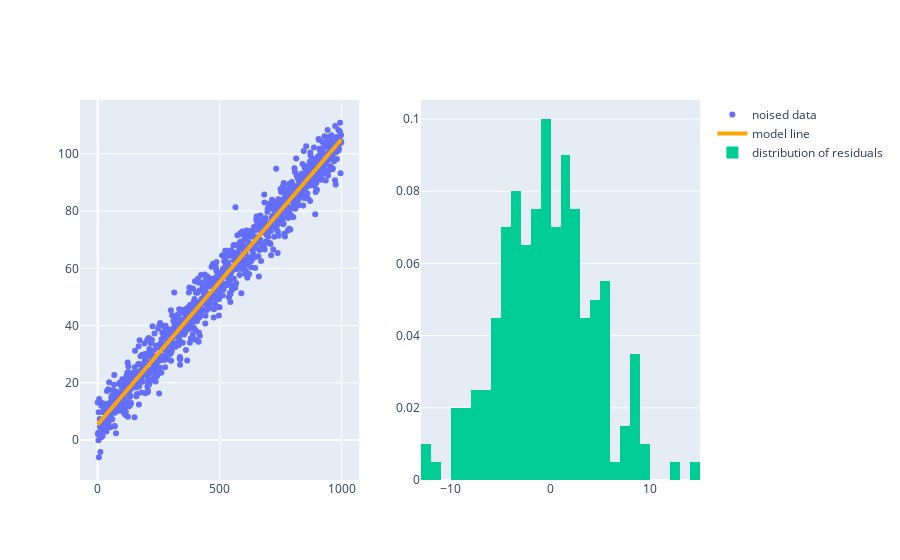

Source (notebook cell):
### Markdown cell above
At 10 bins, the histogram seems to have a shape of a normal distribution, however as the the number of bins are changed a lot of smaller peaks emerge in the data. In the qq plot, it seems like majority of the points do fall on the line. However, along the edges there is deviation from the red line.
 
Similar to the previous case, all the statistical tests fail to conclude if the distribution is normal or not. However the magnitude of the p-value is far larger compared to the last example. Looking at the results of the qq plot and the statistical tests one can conclude that the dataset may be approximately normal. 

Both the examples above demonstrate how much ambiguity is in this type of testing. There might be situations where looking at the histogram the data may seem normal but conducting statistical tests and plotting qq plots can aid in a deeper understanding of the data. 


### Linear regression on a contrived dataset

In this example, a dataset will be generated for linear regression and after a model is fit to it the residuals will be acquired, following this we will as the question, do the residuals follow a normal distribution or not? 

The first code block is to generate and plot data from linear regression.

### Code cell
np.random.seed(1)

# generating x values will values for noise and setting the slope and y intercept 
x = np.arange(0,1000)
noise = np.random.normal(0,5,1000)
slope = 0.1
b = 5.0 

# generating the range of the data
y = (slope*x)+b 
y_noised =  y+noise

# converting data to data frame and plotting in plot express
data = {'x':x, 'y_noised':y_noised} 
lr_data = pd.DataFrame(data)
px.scatter(lr_data, x='x', y='y_noised')

# getting a training and testing set
x_train, x_test, y_train, y_test = train_test_split(x,y_noised, test_size=0.2, random_state=1)


# reshaping arrays for fitting
x_train_shape = x_train.shape[0]
y_train_shape = y_train.shape[0]

x_train_reshaped = x_train.reshape(x_train_shape, 1)
y_train_reshaped = y_train.reshape(y_train_shape, 1)

x_test_shape = x_test.shape[0]
x_test_reshaped = x_test.reshape(x_test_shape, 1)


# fitting the model in sklearn 
lr = LinearRegression()
lr.fit(x_train_reshaped, y_train_reshaped)

# getting the slope and y intercept of the model line 
pred_slope = lr.coef_
pred_b = lr.intercept_

# generating data for the model line 
model_line = (pred_slope*x)+pred_b
model_line_reshaped = model_line.reshape(model_line.shape[1])
model_line_df = pd.DataFrame({'x':x, 'y':model_line_reshaped})



# generate mean squared error and plot it 
y_pred= lr.predict(x_test_reshaped)
residuals = y_test - y_pred.reshape(y_pred.shape[0],)


# plotting the original data with the model line and the residuals

subplots = make_subplots(rows=1, cols=2)

subplots.add_trace(go.Scatter(x=lr_data['x'], y=lr_data['y_noised'], mode='markers', name='noised data'), row=1, col=1)
subplots.add_trace(go.Scatter(x=model_line_df['x'], y=model_line_df['y'], name='model line', line={'width':4, 'color':'orange'}), row=1, col=1)
subplots.add_trace(go.Histogram(x=residuals,name='distribution of residuals',nbinsx=30, histnorm='probability'), row=1, col=2 )

### Figure 1 — Plotly figure (JSON) as saved in the notebook; plotly's stock layout.template omitted (floating-point values rounded to 4 significant figures; data arrays with more than 128 entries replaced by an {"elided": "..."} marker saying what was removed)
{"data": [{"mode": "markers", "name": "noised data", "type": "scatter", "x": {"elided": "1000 int values"}, "xaxis": "x", "y": {"elided": "1000 float values"}, "yaxis": "y"}, {"line": {"color": "orange", "width": 4}, "name": "model line", "type": "scatter", "x": {"elided": "1000 int values"}, "xaxis": "x", "y": {"elided": "1000 float values"}, "yaxis": "y"}, {"histnorm": "probability", "name": "distribution of residuals", "nbinsx": 30, "type": "histogram", "x": {"elided": "200 float values"}, "xaxis": "x2", "yaxis": "y2"}], "layout": {"xaxis": {"anchor": "y", "domain": [0, 0.45]}, "xaxis2": {"anchor": "y2", "domain": [0.55, 1]}, "yaxis": {"anchor": "x", "domain": [0, 1]}, "yaxis2": {"anchor": "x2", "domain": [0, 1]}}}
